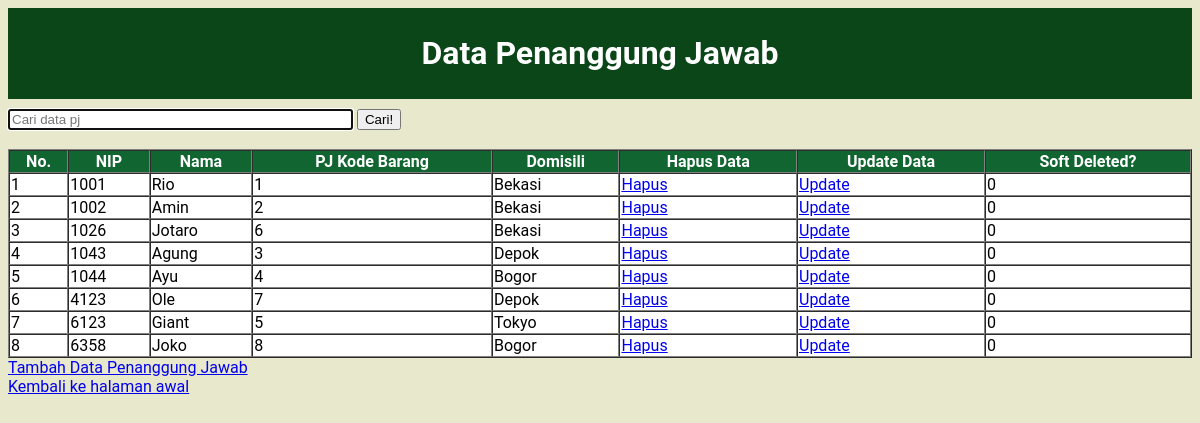
The app's page /inventaris_kantor/data_pj.php (signed in) with its own data.
### tables this page shows
CREATE TABLE `pj_barang` (
  `nip_pj` int(20) NOT NULL,
  `nama_pj` varchar(50) NOT NULL,
  `kode_barang` int(20) NOT NULL,
  `domisili_pj` varchar(50) NOT NULL,
  `IS_DELETED` bit(1) NOT NULL DEFAULT b'0'
);

### inventaris_kantor/functions.php (called while the page is built, shortened)
<?php
$conn = mysqli_connect("localhost","root","","inventaris_kantor");
function query($query) {
    global $conn;
    $result = mysqli_query($conn, $query);
    $rows = [];
    while ( $row = mysqli_fetch_assoc($result)) {
        $rows[] = $row;
    }
    return $rows;
}
?>

### inventaris_kantor/data_pj.php (the view, shortened to what this page needs)
<?php
require 'functions.php';
$pj = query("SELECT * FROM pj_barang");
?>
<!DOCTYPE html>
<html lang="en">
<head>
    <link rel="stylesheet" href="table.css">
</head>
<body>
    <div>
    <h1>Data Penanggung Jawab</h1>
    </div>
    <form action="" method="post">
        <input type="text" name="keyword" size="40" autofocus
        placeholder="Cari data pj">
        <button type="submit" name="cari">Cari!</button>
    </form>
    <br>
    <table border="1" cellpadding="1" cellspacing="0">
        <tr>
            <th>No.</th>
            <th>NIP</th>
            <th>Nama</th>
            <th>PJ Kode Barang</th>
            <th>Domisili</th>
            <th>Hapus Data</th>
            <th>Update Data</th>
            <th>Soft Deleted?</th>
        </tr>
    <?php $i = 1; ?>
    <?php foreach ($pj as $pjb ) : ?>
        <tr>
            <td><?php echo $i; ?></td>
            <td><?php echo $pjb["nip_pj"]?></td>
            <td><?php echo $pjb["nama_pj"]?></td>
            <td><?php echo $pjb["kode_barang"]?></td>
            <td><?php echo $pjb["domisili_pj"]?></td>
            <td><a href="hapus_pj.php?id=<?php echo $pjb["nip_pj"]?>">Hapus</a></td>
            <td><a href="update_pj.php?id=<?php echo $pjb["nip_pj"]?>">Update</a></td>
            <td><?php echo $pjb["IS_DELETED"]?></td>
        </tr>
    <?php $i++; ?>
    <?php endforeach;?>
    </table>
    <a href="tambah_pj.php">Tambah Data Penanggung Jawab</a>
    <br>
    <a href="index2.php">Kembali ke halaman awal</a>
</body>
</html>

### inventaris_kantor/table.css (style rules this page uses)
body { font-family: 'Roboto', sans-serif; background-color: #E8E8CC; }
table { background-color: white; width: 100%; }
tr { color: black; }
th { background-color: #116530; color: white; }
div { background-color: #0B4619; color: white; padding: 5px 20px; margin-bottom: 10px; }
h1 { text-align:center; }

### records on screen
pj_barang: nip_pj "1001", nama_pj "Rio", kode_barang "1", domisili_pj "Bekasi", IS_DELETED "0"
pj_barang: nip_pj "1002", nama_pj "Amin", kode_barang "2", domisili_pj "Bekasi", IS_DELETED "0"
pj_barang: nip_pj "1026", nama_pj "Jotaro", kode_barang "6", domisili_pj "Bekasi", IS_DELETED "0"
pj_barang: nip_pj "1043", nama_pj "Agung", kode_barang "3", domisili_pj "Depok", IS_DELETED "0"
pj_barang: nip_pj "1044", nama_pj "Ayu", kode_barang "4", domisili_pj "Bogor", IS_DELETED "0"
pj_barang: nip_pj "4123", nama_pj "Ole", kode_barang "7", domisili_pj "Depok", IS_DELETED "0"
pj_barang: nip_pj "6123", nama_pj "Giant", kode_barang "5", domisili_pj "Tokyo", IS_DELETED "0"
pj_barang: nip_pj "6358", nama_pj "Joko", kode_barang "8", domisili_pj "Bogor", IS_DELETED "0"
